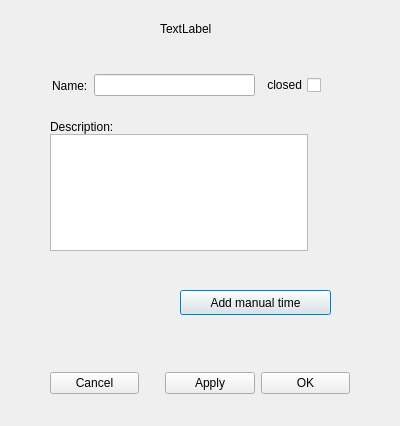
<?xml version="1.0" encoding="UTF-8"?>
<ui version="4.0">
 <class>DialogProject</class>
 <widget class="QDialog" name="DialogProject">
  <property name="geometry">
   <rect>
    <x>0</x>
    <y>0</y>
    <width>400</width>
    <height>426</height>
   </rect>
  </property>
  <property name="windowTitle">
   <string>Dialog</string>
  </property>
  <widget class="QLabel" name="lb_createdDateTime">
   <property name="geometry">
    <rect>
     <x>160</x>
     <y>20</y>
     <width>67</width>
     <height>17</height>
    </rect>
   </property>
   <property name="text">
    <string>TextLabel</string>
   </property>
  </widget>
  <widget class="QPushButton" name="bt_manualTime">
   <property name="geometry">
    <rect>
     <x>180</x>
     <y>290</y>
     <width>151</width>
     <height>25</height>
    </rect>
   </property>
   <property name="text">
    <string>Add manual time</string>
   </property>
  </widget>
  <widget class="QWidget" name="layoutWidget">
   <property name="geometry">
    <rect>
     <x>50</x>
     <y>370</y>
     <width>300</width>
     <height>27</height>
    </rect>
   </property>
   <layout class="QHBoxLayout" name="horizontalLayout_2">
    <item>
     <widget class="QPushButton" name="pushButton_2">
      <property name="text">
       <string>Cancel</string>
      </property>
     </widget>
    </item>
    <item>
     <spacer name="horizontalSpacer">
      <property name="orientation">
       <enum>Qt::Horizontal</enum>
      </property>
      <property name="sizeType">
       <enum>QSizePolicy::Fixed</enum>
      </property>
      <property name="sizeHint" stdset="0">
       <size>
        <width>20</width>
        <height>20</height>
       </size>
      </property>
     </spacer>
    </item>
    <item>
     <widget class="QPushButton" name="pushButton">
      <property name="text">
       <string>Apply</string>
      </property>
     </widget>
    </item>
    <item>
     <widget class="QPushButton" name="pushButton_3">
      <property name="text">
       <string>OK</string>
      </property>
     </widget>
    </item>
   </layout>
  </widget>
  <widget class="QWidget" name="layoutWidget">
   <property name="geometry">
    <rect>
     <x>50</x>
     <y>120</y>
     <width>258</width>
     <height>131</height>
    </rect>
   </property>
   <layout class="QVBoxLayout" name="verticalLayout">
    <property name="spacing">
     <number>0</number>
    </property>
    <item>
     <widget class="QLabel" name="label_3">
      <property name="text">
       <string>Description:</string>
      </property>
     </widget>
    </item>
    <item>
     <widget class="QPlainTextEdit" name="plainTextEdit"/>
    </item>
   </layout>
  </widget>
  <widget class="QWidget" name="layoutWidget">
   <property name="geometry">
    <rect>
     <x>52</x>
     <y>72</y>
     <width>269</width>
     <height>27</height>
    </rect>
   </property>
   <layout class="QHBoxLayout" name="horizontalLayout">
    <item>
     <widget class="QLabel" name="label">
      <property name="text">
       <string>Name:</string>
      </property>
     </widget>
    </item>
    <item>
     <widget class="QLineEdit" name="ed_name"/>
    </item>
    <item>
     <widget class="QCheckBox" name="cbx_closed">
      <property name="layoutDirection">
       <enum>Qt::RightToLeft</enum>
      </property>
      <property name="text">
       <string>closed</string>
      </property>
     </widget>
    </item>
   </layout>
  </widget>
 </widget>
 <resources/>
 <connections/>
</ui>
